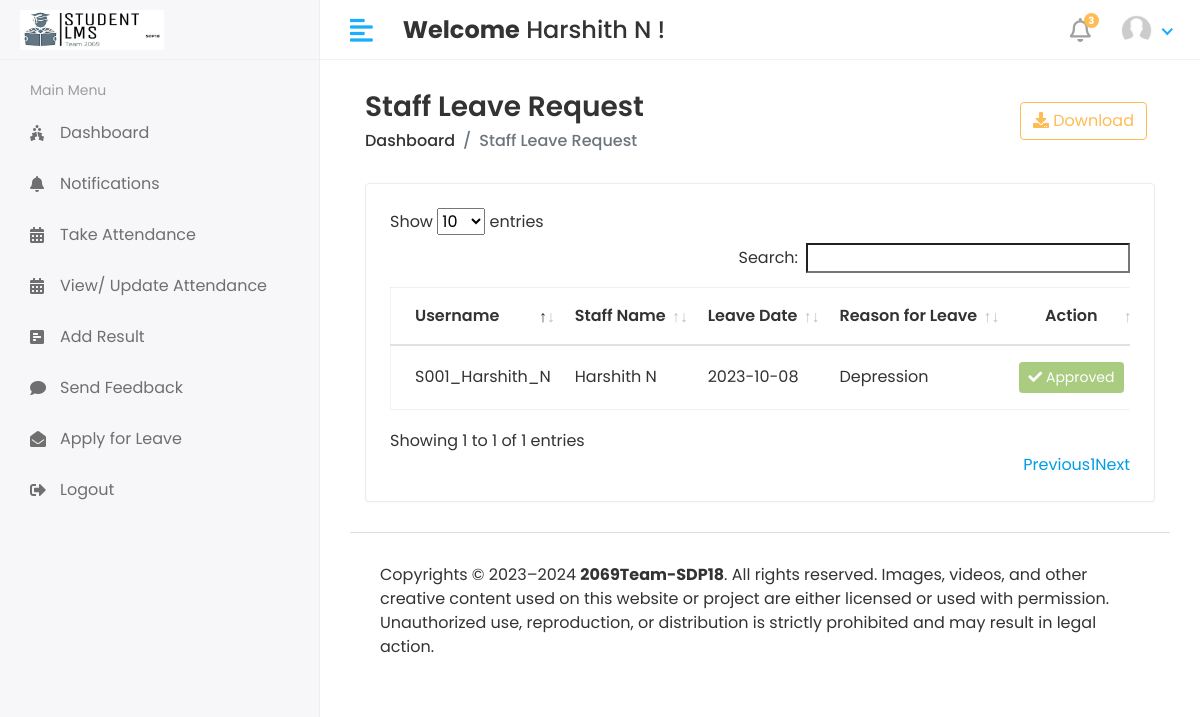
Page /HOD/Staff/Leave_View (signed in) on the earlier database version.
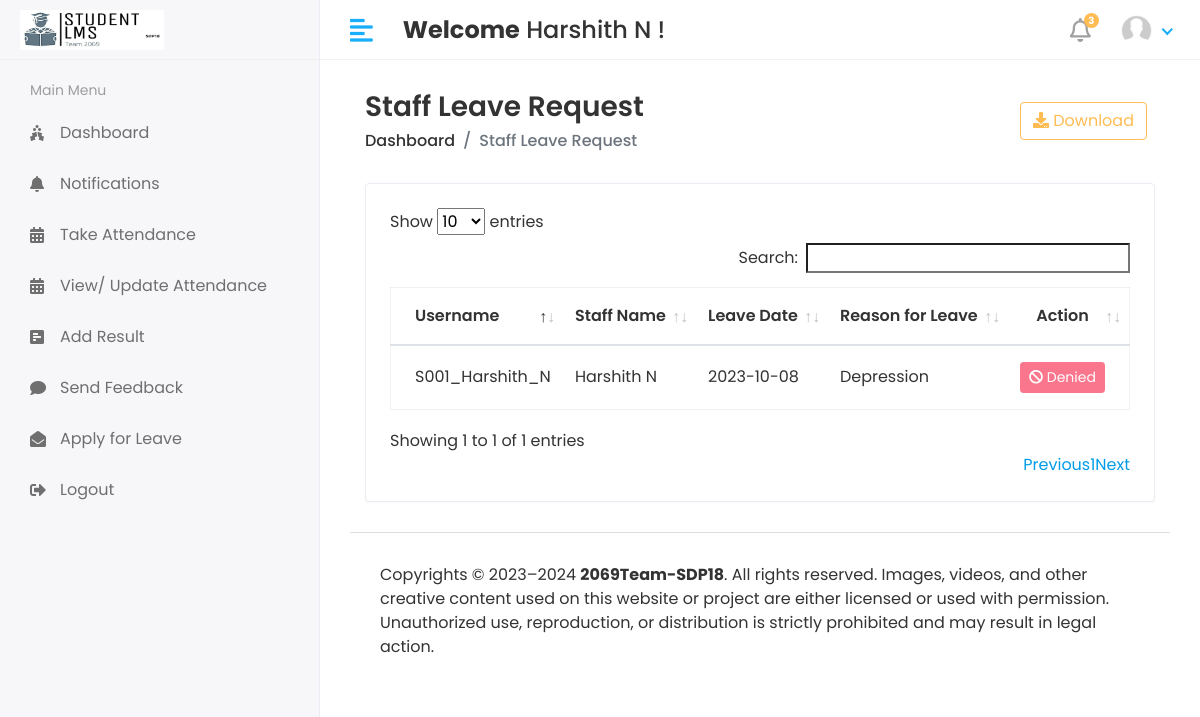
Same page on the later database version.
### app/models.py (models this page shows, shortened)
class Staff_Leave(models.Model):
    staff_id = models.ForeignKey(Staff, on_delete = models.CASCADE)
    date = models.CharField(max_length = 50)
    message = models.TextField()
    status = models.IntegerField(default=0)
    created_at = models.DateTimeField(auto_now_add=True)
    updated_at = models.DateTimeField(auto_now_add=True)
    class Meta:
        db_table = 'staff_leave_table'

class Staff(models.Model):
    admin = models.OneToOneField(CustomUser,on_delete=models.CASCADE)
    address = models.TextField()
    gender = models.CharField(max_length=100)
    desgination = models.CharField(max_length=100)
    created_at = models.DateTimeField(auto_now_add=True)
    updated_at = models.DateTimeField(auto_now_add=True)
    class Meta:
        db_table = 'staff_table'

class CustomUser(AbstractUser):
    USER_CHOICES = (
        (1, 'HOD'),
        (2, 'STAFF'),
        (3, 'STUDENT'),
    )
    user_type = models.CharField(choices=USER_CHOICES, max_length=50, default=1)
    profile_pic = models.ImageField(upload_to='media/profile_pics')
    class Meta:
        db_table = 'custom_user_table'

### Studentlearningmanagementsystem/HOD_views.py (the view)
# urls.py: path('HOD/Staff/Leave_View', HOD_views.STAFF_LEAVE_VIEW, name = 'staff_leave_view'),
@login_required(login_url='/')
def STAFF_LEAVE_VIEW(request):
    staff_leave = Staff_Leave.objects.all()
    context = {
        "staff_leave": staff_leave,
    }
    return render(request, 'Hod/staff_leave.html', context)

### templates/HOD/staff_leave.html (shortened to what this page needs)
{% extends 'base.html' %}
{% block content %}
<div class="content container-fluid">
    <div class="page-header">
       <div class="row align-items-center">
          <div class="col">
             <h3 class="page-title">Staff Leave Request</h3>
             <ul class="breadcrumb">
                <li class="breadcrumb-item"><a href="{% url 'HOD_home' %}">Dashboard</a></li>
                <li class="breadcrumb-item active">Staff Leave Request</li>
             </ul>
          </div>
          <div class="col-auto text-right float-right ml-auto">
             <a href="#" class="btn btn-outline-primary mr-2"><i class="fas fa-download"></i> Download</a>
          </div>
       </div>
    </div>
    <div class="row">
       <div class="col-sm-12">
          <div class="card card-table">
             <div class="card-body">
                <div class="table-responsive">
                   <table id='table_id' class="table table-hover table-center mb-0">
                      <thead>
                         <tr>
                            <th>Username</th>
                            <th>Staff Name</th>
                            <th>Leave Date</th>
                            <th>Reason for Leave</th>
                            <th class="text-center">Action</th>
                         </tr>
                      </thead>
                      <tbody>
                        {% for i in staff_leave %}
                         <tr>
                            <td>{{i.staff_id.admin.username}}</td>
                            <td>{{i.staff_id.admin.first_name}}&nbsp;{{i.staff_id.admin.last_name}}</td>
                            <td>{{i.date}}</td>
                            <td>{{i.message}}</td>
                            <td class="text-center">
                               <div class="actions">
                                 {% if i.status == 0 %}
                                 <a href="{% url 'staff_approve_leave' i.id %}" class="btn btn-success btn-sm"><i class="fa fa-check"></i>
                                    Approve</a>
                                    <a href="{% url 'staff_disapprove_leave' i.id %}" class="btn btn-danger btn-sm"><i class="fa fa-ban"></i> Deny</a>
                                 {% elif i.status == 1 %}
                                 <button class="btn btn-success btn-sm" disabled="disabled"><i class="fa fa-check"></i> Approved</button>
                                 {% else %}
                                 <button class="btn btn-danger btn-sm" disabled="disabled"><i class="fa fa-ban"></i> Denied</button>
                                 {% endif %}
                               </div>
                            </td>
                         </tr>
                         {% endfor %}
                      </tbody>
                   </table>
                </div>
             </div>
          </div>
       </div>
    </div>
 </div>
{% endblock  %}

Differences in the rows shown:
changed Staff_Leave "Depression": status "Approved" → "Denied"
